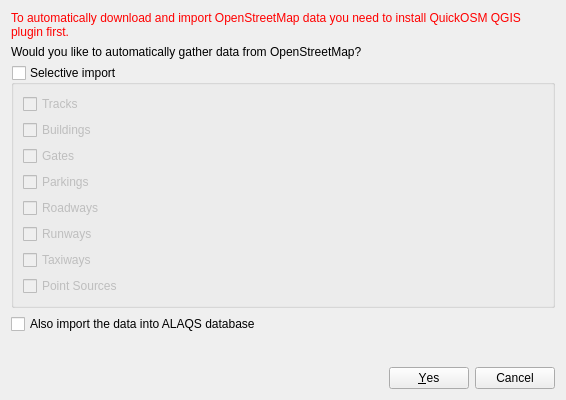
<?xml version="1.0" encoding="UTF-8"?>
<ui version="4.0">
 <class>form</class>
 <widget class="QWidget" name="form">
  <property name="geometry">
   <rect>
    <x>0</x>
    <y>0</y>
    <width>566</width>
    <height>400</height>
   </rect>
  </property>
  <property name="windowTitle">
   <string>Download &amp; Import OpenStreetMap Data</string>
  </property>
  <layout class="QVBoxLayout" name="verticalLayout">
   <item>
    <widget class="QLabel" name="errorLabel">
     <property name="visible">
      <bool>false</bool>
     </property>
     <property name="styleSheet">
      <string notr="true">color: red;</string>
     </property>
     <property name="text">
      <string>To automatically download and import OpenStreetMap data you need to install QuickOSM QGIS plugin first.</string>
     </property>
     <property name="wordWrap">
      <bool>true</bool>
     </property>
    </widget>
   </item>
   <item>
    <widget class="QLabel" name="infoLabel">
     <property name="text">
      <string>Would you like to automatically gather data from OpenStreetMap?</string>
     </property>
     <property name="wordWrap">
      <bool>true</bool>
     </property>
    </widget>
   </item>
   <item>
    <widget class="QGroupBox" name="selectLayersGroupBox">
     <property name="title">
      <string>Selective import</string>
     </property>
     <property name="checkable">
      <bool>true</bool>
     </property>
     <property name="checked">
      <bool>false</bool>
     </property>
     <layout class="QVBoxLayout" name="verticalLayout_2">
      <item>
       <widget class="QCheckBox" name="tracksCheckBox">
        <property name="text">
         <string>Tracks</string>
        </property>
       </widget>
      </item>
      <item>
       <widget class="QCheckBox" name="buildingsCheckBox">
        <property name="text">
         <string>Buildings</string>
        </property>
       </widget>
      </item>
      <item>
       <widget class="QCheckBox" name="gatesCheckBox">
        <property name="text">
         <string>Gates</string>
        </property>
       </widget>
      </item>
      <item>
       <widget class="QCheckBox" name="parkingsCheckBox">
        <property name="text">
         <string>Parkings</string>
        </property>
       </widget>
      </item>
      <item>
       <widget class="QCheckBox" name="roadwaysCheckBox">
        <property name="text">
         <string>Roadways</string>
        </property>
       </widget>
      </item>
      <item>
       <widget class="QCheckBox" name="runwaysCheckBox">
        <property name="text">
         <string>Runways</string>
        </property>
       </widget>
      </item>
      <item>
       <widget class="QCheckBox" name="taxiwaysCheckBox">
        <property name="text">
         <string>Taxiways</string>
        </property>
       </widget>
      </item>
      <item>
       <widget class="QCheckBox" name="pointSourcesCheckBox">
        <property name="text">
         <string>Point Sources</string>
        </property>
       </widget>
      </item>
     </layout>
    </widget>
   </item>
   <item>
    <widget class="QCheckBox" name="importCheckBox">
     <property name="text">
      <string>Also import the data into ALAQS database</string>
     </property>
    </widget>
   </item>
   <item>
    <spacer name="bottomVerticalSpacer">
     <property name="orientation">
      <enum>Qt::Vertical</enum>
     </property>
     <property name="sizeHint" stdset="0">
      <size>
       <width>20</width>
       <height>40</height>
      </size>
     </property>
    </spacer>
   </item>
   <item>
    <widget class="QDialogButtonBox" name="buttonBox">
     <property name="standardButtons">
      <set>QDialogButtonBox::Cancel|QDialogButtonBox::Yes</set>
     </property>
    </widget>
   </item>
  </layout>
 </widget>
 <resources/>
 <connections/>
</ui>
